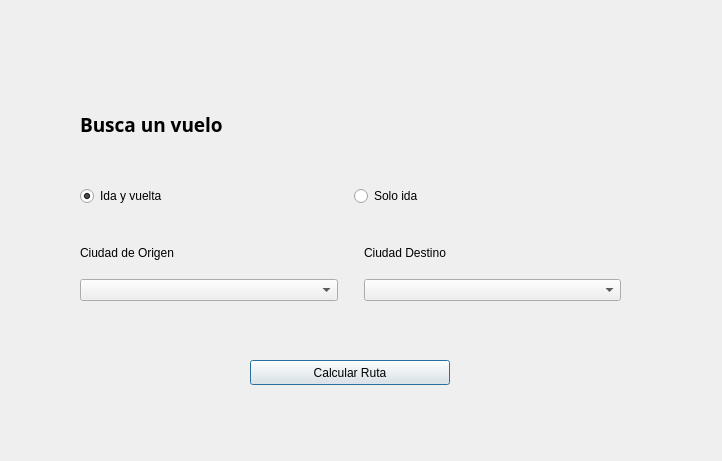
<?xml version="1.0" encoding="UTF-8"?>
<ui version="4.0">
 <class>secondDialog</class>
 <widget class="QDialog" name="secondDialog">
  <property name="geometry">
   <rect>
    <x>0</x>
    <y>0</y>
    <width>722</width>
    <height>461</height>
   </rect>
  </property>
  <property name="windowTitle">
   <string>Dialog</string>
  </property>
  <widget class="QWidget" name="verticalLayoutWidget">
   <property name="geometry">
    <rect>
     <x>80</x>
     <y>90</y>
     <width>541</width>
     <height>211</height>
    </rect>
   </property>
   <layout class="QVBoxLayout" name="verticalLayout">
    <item>
     <widget class="QLabel" name="label">
      <property name="font">
       <font>
        <family>Ubuntu Condensed</family>
        <pointsize>14</pointsize>
        <bold>true</bold>
       </font>
      </property>
      <property name="text">
       <string>&lt;html&gt;&lt;head/&gt;&lt;body&gt;&lt;p&gt;&lt;span style=&quot; font-weight:700;&quot;&gt;Busca un vuelo&lt;/span&gt;&lt;/p&gt;&lt;/body&gt;&lt;/html&gt;</string>
      </property>
     </widget>
    </item>
    <item>
     <spacer name="verticalSpacer">
      <property name="orientation">
       <enum>Qt::Orientation::Vertical</enum>
      </property>
      <property name="sizeType">
       <enum>QSizePolicy::Policy::Fixed</enum>
      </property>
      <property name="sizeHint" stdset="0">
       <size>
        <width>20</width>
        <height>20</height>
       </size>
      </property>
     </spacer>
    </item>
    <item>
     <layout class="QHBoxLayout" name="horizontalLayout">
      <item>
       <widget class="QRadioButton" name="radioButton">
        <property name="text">
         <string>Ida y vuelta</string>
        </property>
        <property name="checked">
         <bool>true</bool>
        </property>
       </widget>
      </item>
      <item>
       <widget class="QRadioButton" name="radioButton_2">
        <property name="text">
         <string>Solo ida</string>
        </property>
       </widget>
      </item>
     </layout>
    </item>
    <item>
     <spacer name="verticalSpacer_2">
      <property name="orientation">
       <enum>Qt::Orientation::Vertical</enum>
      </property>
      <property name="sizeType">
       <enum>QSizePolicy::Policy::Fixed</enum>
      </property>
      <property name="sizeHint" stdset="0">
       <size>
        <width>20</width>
        <height>20</height>
       </size>
      </property>
     </spacer>
    </item>
    <item>
     <layout class="QGridLayout" name="gridLayout">
      <item row="2" column="0">
       <widget class="QComboBox" name="comboBox"/>
      </item>
      <item row="0" column="0">
       <widget class="QLabel" name="label_2">
        <property name="text">
         <string>Ciudad de Origen </string>
        </property>
       </widget>
      </item>
      <item row="0" column="2">
       <widget class="QLabel" name="label_3">
        <property name="text">
         <string>Ciudad Destino</string>
        </property>
       </widget>
      </item>
      <item row="2" column="2">
       <widget class="QComboBox" name="comboBox_2"/>
      </item>
      <item row="0" column="1">
       <spacer name="horizontalSpacer">
        <property name="orientation">
         <enum>Qt::Orientation::Horizontal</enum>
        </property>
        <property name="sizeType">
         <enum>QSizePolicy::Policy::Fixed</enum>
        </property>
        <property name="sizeHint" stdset="0">
         <size>
          <width>20</width>
          <height>20</height>
         </size>
        </property>
       </spacer>
      </item>
     </layout>
    </item>
   </layout>
  </widget>
  <widget class="QPushButton" name="pushButton">
   <property name="geometry">
    <rect>
     <x>250</x>
     <y>360</y>
     <width>200</width>
     <height>25</height>
    </rect>
   </property>
   <property name="sizePolicy">
    <sizepolicy hsizetype="Preferred" vsizetype="Fixed">
     <horstretch>0</horstretch>
     <verstretch>0</verstretch>
    </sizepolicy>
   </property>
   <property name="maximumSize">
    <size>
     <width>200</width>
     <height>16777215</height>
    </size>
   </property>
   <property name="text">
    <string>Calcular Ruta</string>
   </property>
  </widget>
 </widget>
 <resources/>
 <connections/>
</ui>
